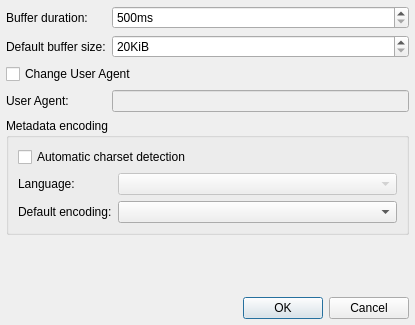
<?xml version="1.0" encoding="UTF-8"?>
<ui version="4.0">
 <class>HttpSettingsDialog</class>
 <widget class="QDialog" name="HttpSettingsDialog">
  <property name="geometry">
   <rect>
    <x>0</x>
    <y>0</y>
    <width>415</width>
    <height>325</height>
   </rect>
  </property>
  <property name="windowTitle">
   <string>HTTP Plugin Settings</string>
  </property>
  <layout class="QVBoxLayout" name="verticalLayout">
   <property name="leftMargin">
    <number>6</number>
   </property>
   <property name="topMargin">
    <number>6</number>
   </property>
   <property name="rightMargin">
    <number>6</number>
   </property>
   <property name="bottomMargin">
    <number>6</number>
   </property>
   <item>
    <layout class="QFormLayout" name="formLayout_2">
     <item row="1" column="0">
      <widget class="QLabel" name="label_17_2_2">
       <property name="text">
        <string>Default buffer size:</string>
       </property>
       <property name="alignment">
        <set>Qt::AlignLeading|Qt::AlignLeft|Qt::AlignVCenter</set>
       </property>
      </widget>
     </item>
     <item row="1" column="1">
      <widget class="QSpinBox" name="bufferSizeSpinBox">
       <property name="sizePolicy">
        <sizepolicy hsizetype="Preferred" vsizetype="Fixed">
         <horstretch>0</horstretch>
         <verstretch>0</verstretch>
        </sizepolicy>
       </property>
       <property name="toolTip">
        <string>This value is used if information about bitrate is &lt;b&gt;not&lt;/b&gt; available.</string>
       </property>
       <property name="suffix">
        <string>KiB</string>
       </property>
       <property name="minimum">
        <number>20</number>
       </property>
       <property name="maximum">
        <number>10000</number>
       </property>
       <property name="singleStep">
        <number>20</number>
       </property>
      </widget>
     </item>
     <item row="2" column="0" colspan="2">
      <widget class="QCheckBox" name="userAgentCheckBox">
       <property name="text">
        <string>Change User Agent</string>
       </property>
      </widget>
     </item>
     <item row="3" column="0">
      <widget class="QLabel" name="label_3">
       <property name="text">
        <string>User Agent:</string>
       </property>
      </widget>
     </item>
     <item row="3" column="1">
      <widget class="QLineEdit" name="userAgentLineEdit">
       <property name="enabled">
        <bool>false</bool>
       </property>
      </widget>
     </item>
     <item row="0" column="0">
      <widget class="QLabel" name="label">
       <property name="text">
        <string>Buffer duration:</string>
       </property>
      </widget>
     </item>
     <item row="0" column="1">
      <widget class="QSpinBox" name="bufferDurationSpinBox">
       <property name="toolTip">
        <string>This value is used if information about bitrate is available.</string>
       </property>
       <property name="suffix">
        <string>ms</string>
       </property>
       <property name="minimum">
        <number>500</number>
       </property>
       <property name="maximum">
        <number>30000</number>
       </property>
      </widget>
     </item>
    </layout>
   </item>
   <item>
    <widget class="QGroupBox" name="groupBox">
     <property name="title">
      <string>Metadata encoding</string>
     </property>
     <layout class="QFormLayout" name="formLayout">
      <item row="0" column="0" colspan="2">
       <widget class="QCheckBox" name="autoCharsetCheckBox">
        <property name="text">
         <string>Automatic charset detection</string>
        </property>
       </widget>
      </item>
      <item row="1" column="0">
       <widget class="QLabel" name="label_2">
        <property name="enabled">
         <bool>true</bool>
        </property>
        <property name="text">
         <string>Language:</string>
        </property>
       </widget>
      </item>
      <item row="1" column="1">
       <widget class="QComboBox" name="encaAnalyserComboBox">
        <property name="enabled">
         <bool>false</bool>
        </property>
       </widget>
      </item>
      <item row="2" column="0">
       <widget class="QLabel" name="label_15_4">
        <property name="sizePolicy">
         <sizepolicy hsizetype="Preferred" vsizetype="Preferred">
          <horstretch>0</horstretch>
          <verstretch>0</verstretch>
         </sizepolicy>
        </property>
        <property name="text">
         <string>Default encoding:</string>
        </property>
        <property name="alignment">
         <set>Qt::AlignLeading|Qt::AlignLeft|Qt::AlignVCenter</set>
        </property>
       </widget>
      </item>
      <item row="2" column="1">
       <widget class="QComboBox" name="icyEncodingComboBox">
        <property name="sizePolicy">
         <sizepolicy hsizetype="Preferred" vsizetype="Fixed">
          <horstretch>0</horstretch>
          <verstretch>0</verstretch>
         </sizepolicy>
        </property>
       </widget>
      </item>
     </layout>
    </widget>
   </item>
   <item>
    <spacer name="verticalSpacer">
     <property name="orientation">
      <enum>Qt::Vertical</enum>
     </property>
     <property name="sizeHint" stdset="0">
      <size>
       <width>20</width>
       <height>40</height>
      </size>
     </property>
    </spacer>
   </item>
   <item>
    <widget class="QDialogButtonBox" name="buttonBox">
     <property name="standardButtons">
      <set>QDialogButtonBox::Cancel|QDialogButtonBox::Ok</set>
     </property>
    </widget>
   </item>
  </layout>
 </widget>
 <resources/>
 <connections>
  <connection>
   <sender>buttonBox</sender>
   <signal>rejected()</signal>
   <receiver>HttpSettingsDialog</receiver>
   <slot>reject()</slot>
   <hints>
    <hint type="sourcelabel">
     <x>303</x>
     <y>259</y>
    </hint>
    <hint type="destinationlabel">
     <x>70</x>
     <y>90</y>
    </hint>
   </hints>
  </connection>
  <connection>
   <sender>buttonBox</sender>
   <signal>accepted()</signal>
   <receiver>HttpSettingsDialog</receiver>
   <slot>accept()</slot>
   <hints>
    <hint type="sourcelabel">
     <x>303</x>
     <y>259</y>
    </hint>
    <hint type="destinationlabel">
     <x>61</x>
     <y>87</y>
    </hint>
   </hints>
  </connection>
  <connection>
   <sender>autoCharsetCheckBox</sender>
   <signal>toggled(bool)</signal>
   <receiver>encaAnalyserComboBox</receiver>
   <slot>setEnabled(bool)</slot>
   <hints>
    <hint type="sourcelabel">
     <x>82</x>
     <y>149</y>
    </hint>
    <hint type="destinationlabel">
     <x>288</x>
     <y>182</y>
    </hint>
   </hints>
  </connection>
  <connection>
   <sender>userAgentCheckBox</sender>
   <signal>toggled(bool)</signal>
   <receiver>userAgentLineEdit</receiver>
   <slot>setEnabled(bool)</slot>
   <hints>
    <hint type="sourcelabel">
     <x>131</x>
     <y>52</y>
    </hint>
    <hint type="destinationlabel">
     <x>136</x>
     <y>76</y>
    </hint>
   </hints>
  </connection>
 </connections>
</ui>
